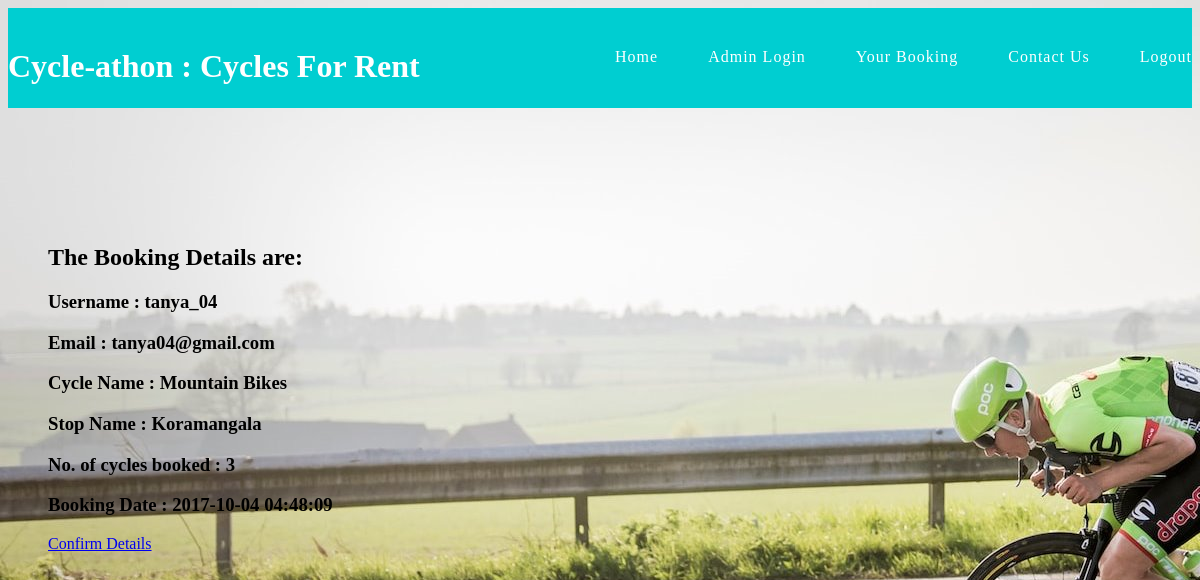
/book_final.php (signed in), run on the app's committed database.
### tables this page shows
CREATE TABLE `users` (
  `id` int(11) NOT NULL,
  `username` varchar(100) NOT NULL,
  `email` varchar(100) NOT NULL,
  `password` varchar(100) NOT NULL,
  `cycle_id` int(11) NOT NULL DEFAULT '3',
  `stop_id` int(11) NOT NULL DEFAULT '5',
  `no_of_cycles` int(11) NOT NULL DEFAULT '2',
  `bdate` timestamp NULL DEFAULT CURRENT_TIMESTAMP
);

CREATE TABLE `cycles` (
  `cycle_id` int(11) NOT NULL,
  `cycle_name` varchar(255) NOT NULL,
  `image` text NOT NULL,
  `hire_cost` int(11) NOT NULL,
  `status` varchar(255) NOT NULL DEFAULT 'Available'
);

CREATE TABLE `stops` (
  `stop_id` int(11) NOT NULL,
  `sname` varchar(255) NOT NULL,
  `sphone` int(11) NOT NULL,
  `s_status` varchar(255) NOT NULL DEFAULT 'Open'
);

### book_final.php (the view, shortened to what this page needs)
<!DOCTYPE html>
<html>
<head>
	<?php
			include 'header1.php';
	?>
	<link rel="stylesheet" type="text/css" href="css/home_style.css">
</head>
<body background = pic2.jpg>
<section class="listings">
		<div class="wrapper">
			<ul class="properties_list">
			<?php
						include 'config.php';
						$sql_query = "SELECT username, email, cycle_name, sname, no_of_cycles, bdate FROM users,cycles,stops WHERE username = '$_SESSION[username]' and users.cycle_id = cycles.cycle_id and users.stop_id = stops.stop_id";
						$result = mysqli_query($con,$sql_query);
                        $row = mysqli_fetch_array($result);
			?>
			<h2>The Booking Details are:</h2>
			<div><h3>Username : <?php echo $row['username']?></h3></div>
			<div><h3>Email : <?php echo $row['email']?></h3></div>
			<div><h3>Cycle Name : <?php echo $row['cycle_name']?></h3></div>
			<div><h3>Stop Name : <?php echo $row['sname']?></h3></div>
			<div><h3>No. of cycles booked : <?php echo $row['no_of_cycles']?></h3></div>
			<div><h3>Booking Date : <?php echo $row['bdate']?></h3></div>
			<div>
			    <a href="pay.php?username=<?php echo $row['username'] ?>">Confirm Details</a>
            </div>
	</ul>
	</div>
	</section>
</body>
</html>

### css/home_style.css (style rules this page uses)
body { background-color: azure; }
* { box-sizing: border-box; }
.listings { padding: 100px 0; }
.listings ul.properties_list { list-style: none; overflow: hidden; }

### data on the page
users: username "tanya_04", email "tanya04@gmail.com", cycle.cycle_name "Mountain Bikes", stop.sname "Koramangala", no_of_cycles "3", bdate "2017-10-04 04:48:09"
